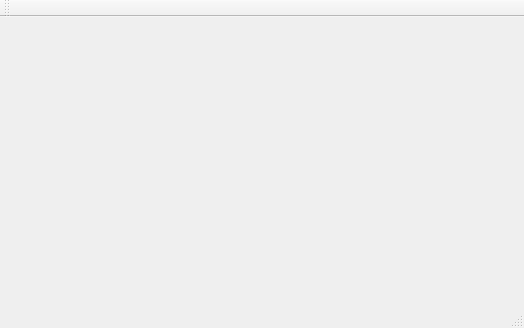
<?xml version="1.0" encoding="UTF-8"?>
<ui version="4.0">
 <class>MainWindow</class>
 <widget class="QMainWindow" name="MainWindow">
  <property name="geometry">
   <rect>
    <x>0</x>
    <y>0</y>
    <width>524</width>
    <height>328</height>
   </rect>
  </property>
  <property name="windowTitle">
   <string>MainWindow</string>
  </property>
  <widget class="QWidget" name="centralWidget">
   <layout class="QVBoxLayout" name="verticalLayout">
    <item>
     <widget class="QwtPlot" name="qwtPlot"/>
    </item>
   </layout>
  </widget>
  <widget class="QMenuBar" name="menuBar">
   <property name="geometry">
    <rect>
     <x>0</x>
     <y>0</y>
     <width>524</width>
     <height>23</height>
    </rect>
   </property>
  </widget>
  <widget class="QToolBar" name="mainToolBar">
   <attribute name="toolBarArea">
    <enum>TopToolBarArea</enum>
   </attribute>
   <attribute name="toolBarBreak">
    <bool>false</bool>
   </attribute>
  </widget>
  <widget class="QStatusBar" name="statusBar"/>
 </widget>
 <layoutdefault spacing="6" margin="11"/>
 <customwidgets>
  <customwidget>
   <class>QwtPlot</class>
   <extends>QFrame</extends>
   <header>qwt_plot.h</header>
  </customwidget>
 </customwidgets>
 <resources/>
 <connections/>
</ui>
